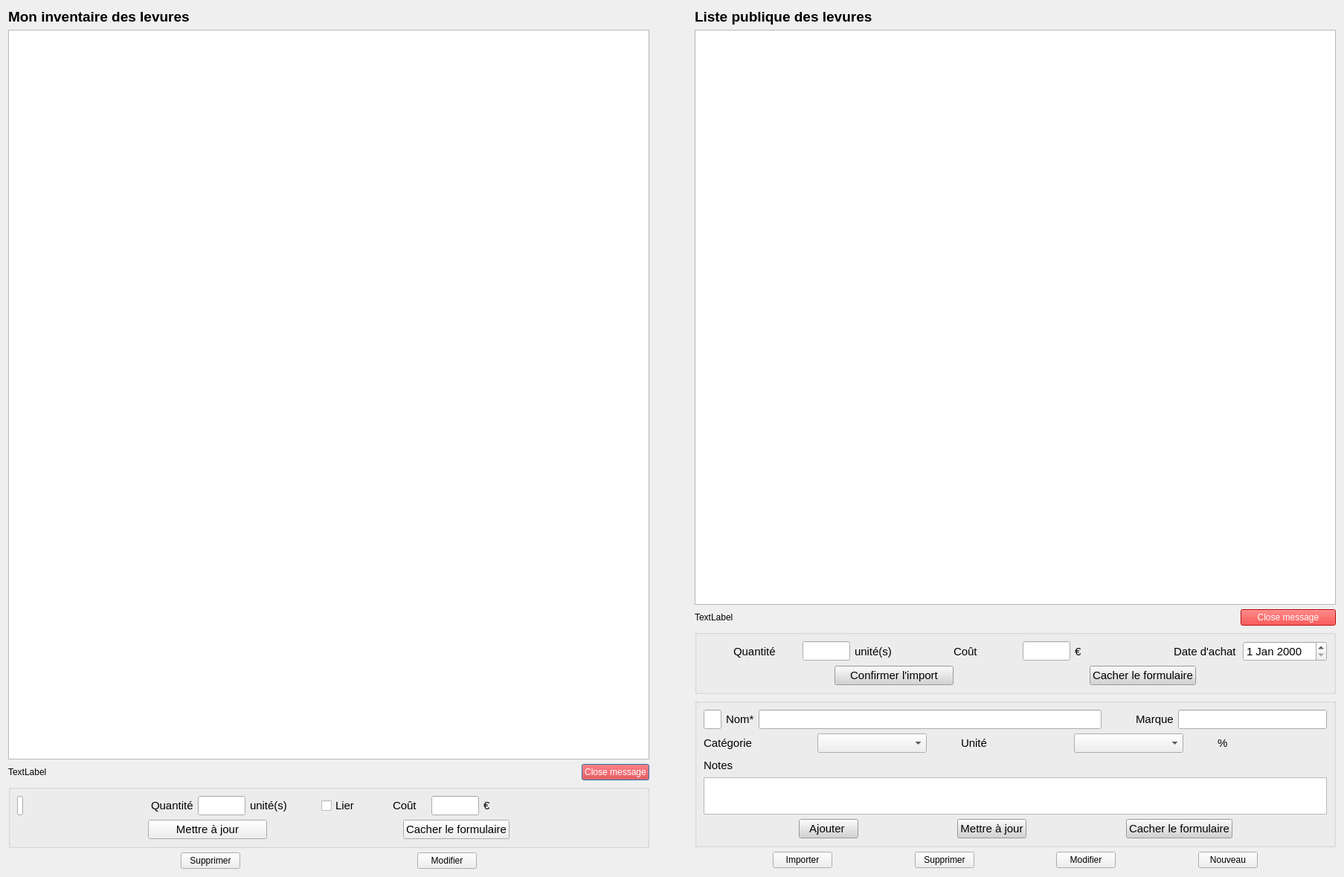
<?xml version="1.0" encoding="UTF-8"?>
<ui version="4.0">
 <class>MiscSelector</class>
 <widget class="QDialog" name="MiscSelector">
  <property name="geometry">
   <rect>
    <x>0</x>
    <y>0</y>
    <width>1807</width>
    <height>1179</height>
   </rect>
  </property>
  <property name="minimumSize">
   <size>
    <width>0</width>
    <height>0</height>
   </size>
  </property>
  <property name="windowTitle">
   <string>Liste publique des fermentbles</string>
  </property>
  <property name="styleSheet">
   <string notr="true">bac</string>
  </property>
  <layout class="QHBoxLayout" name="horizontalLayout_3">
   <item>
    <layout class="QVBoxLayout" name="verticalLayout_6">
     <item>
      <widget class="QLabel" name="labelInventoryTitle">
       <property name="font">
        <font>
         <pointsize>14</pointsize>
         <bold>true</bold>
        </font>
       </property>
       <property name="text">
        <string>Mon inventaire des levures</string>
       </property>
      </widget>
     </item>
     <item>
      <widget class="QListView" name="inventoryList">
       <property name="minimumSize">
        <size>
         <width>500</width>
         <height>0</height>
        </size>
       </property>
       <property name="font">
        <font>
         <family>DejaVu Sans Mono</family>
        </font>
       </property>
      </widget>
     </item>
     <item>
      <layout class="QHBoxLayout" name="messageLayout_2">
       <item>
        <widget class="QLabel" name="labelMessage_2">
         <property name="sizePolicy">
          <sizepolicy hsizetype="Preferred" vsizetype="Preferred">
           <horstretch>3</horstretch>
           <verstretch>0</verstretch>
          </sizepolicy>
         </property>
         <property name="maximumSize">
          <size>
           <width>1000</width>
           <height>16777215</height>
          </size>
         </property>
         <property name="text">
          <string>TextLabel</string>
         </property>
        </widget>
       </item>
       <item>
        <widget class="QPushButton" name="closeMessageButton_2">
         <property name="maximumSize">
          <size>
           <width>128</width>
           <height>16777215</height>
          </size>
         </property>
         <property name="styleSheet">
          <string notr="true">background-color:red; color:white;</string>
         </property>
         <property name="text">
          <string>Close message</string>
         </property>
        </widget>
       </item>
      </layout>
     </item>
     <item>
      <widget class="QGroupBox" name="groupBoxImport_2">
       <property name="font">
        <font>
         <pointsize>11</pointsize>
         <bold>false</bold>
        </font>
       </property>
       <property name="styleSheet">
        <string notr="true"/>
       </property>
       <property name="title">
        <string/>
       </property>
       <layout class="QVBoxLayout" name="verticalLayout_4">
        <item>
         <layout class="QHBoxLayout" name="horizontalLayout_12">
          <item>
           <widget class="QLineEdit" name="idEdit_2">
            <property name="minimumSize">
             <size>
              <width>8</width>
              <height>0</height>
             </size>
            </property>
            <property name="maximumSize">
             <size>
              <width>8</width>
              <height>16777215</height>
             </size>
            </property>
           </widget>
          </item>
          <item>
           <spacer name="horizontalSpacer_20">
            <property name="orientation">
             <enum>Qt::Horizontal</enum>
            </property>
            <property name="sizeHint" stdset="0">
             <size>
              <width>40</width>
              <height>20</height>
             </size>
            </property>
           </spacer>
          </item>
          <item>
           <layout class="QHBoxLayout" name="horizontalLayout_13">
            <item>
             <widget class="QLabel" name="label_quantity_2">
              <property name="text">
               <string>Quantité</string>
              </property>
             </widget>
            </item>
            <item>
             <widget class="QLineEdit" name="quantityEdit_2">
              <property name="maximumSize">
               <size>
                <width>64</width>
                <height>16777215</height>
               </size>
              </property>
             </widget>
            </item>
            <item>
             <widget class="QLabel" name="label_quantity_unit_2">
              <property name="text">
               <string>unité(s)</string>
              </property>
             </widget>
            </item>
           </layout>
          </item>
          <item>
           <spacer name="horizontalSpacer_21">
            <property name="orientation">
             <enum>Qt::Horizontal</enum>
            </property>
            <property name="sizeType">
             <enum>QSizePolicy::Minimum</enum>
            </property>
            <property name="sizeHint" stdset="0">
             <size>
              <width>40</width>
              <height>20</height>
             </size>
            </property>
           </spacer>
          </item>
          <item>
           <widget class="QCheckBox" name="checkBox">
            <property name="minimumSize">
             <size>
              <width>0</width>
              <height>0</height>
             </size>
            </property>
            <property name="text">
             <string>Lier</string>
            </property>
           </widget>
          </item>
          <item>
           <spacer name="horizontalSpacer_26">
            <property name="orientation">
             <enum>Qt::Horizontal</enum>
            </property>
            <property name="sizeType">
             <enum>QSizePolicy::Minimum</enum>
            </property>
            <property name="sizeHint" stdset="0">
             <size>
              <width>40</width>
              <height>20</height>
             </size>
            </property>
           </spacer>
          </item>
          <item>
           <layout class="QHBoxLayout" name="horizontalLayout_14">
            <item>
             <widget class="QLabel" name="label_cost_2">
              <property name="text">
               <string>Coût</string>
              </property>
             </widget>
            </item>
            <item>
             <widget class="QLineEdit" name="costEdit_2">
              <property name="maximumSize">
               <size>
                <width>64</width>
                <height>16777215</height>
               </size>
              </property>
             </widget>
            </item>
            <item>
             <widget class="QLabel" name="label_cost_unit_2">
              <property name="text">
               <string>€</string>
              </property>
             </widget>
            </item>
           </layout>
          </item>
          <item>
           <spacer name="horizontalSpacer_22">
            <property name="orientation">
             <enum>Qt::Horizontal</enum>
            </property>
            <property name="sizeHint" stdset="0">
             <size>
              <width>40</width>
              <height>20</height>
             </size>
            </property>
           </spacer>
          </item>
         </layout>
        </item>
        <item>
         <layout class="QHBoxLayout" name="horizontalLayout_15">
          <item>
           <spacer name="horizontalSpacer_23">
            <property name="orientation">
             <enum>Qt::Horizontal</enum>
            </property>
            <property name="sizeHint" stdset="0">
             <size>
              <width>40</width>
              <height>20</height>
             </size>
            </property>
           </spacer>
          </item>
          <item>
           <widget class="QPushButton" name="updateButton_2">
            <property name="sizePolicy">
             <sizepolicy hsizetype="Minimum" vsizetype="Fixed">
              <horstretch>1</horstretch>
              <verstretch>0</verstretch>
             </sizepolicy>
            </property>
            <property name="maximumSize">
             <size>
              <width>160</width>
              <height>16777215</height>
             </size>
            </property>
            <property name="text">
             <string>Mettre à jour</string>
            </property>
           </widget>
          </item>
          <item>
           <spacer name="horizontalSpacer_24">
            <property name="orientation">
             <enum>Qt::Horizontal</enum>
            </property>
            <property name="sizeHint" stdset="0">
             <size>
              <width>40</width>
              <height>20</height>
             </size>
            </property>
           </spacer>
          </item>
          <item>
           <widget class="QPushButton" name="hideImportButton_2">
            <property name="text">
             <string>Cacher le formulaire</string>
            </property>
           </widget>
          </item>
          <item>
           <spacer name="horizontalSpacer_25">
            <property name="orientation">
             <enum>Qt::Horizontal</enum>
            </property>
            <property name="sizeType">
             <enum>QSizePolicy::Expanding</enum>
            </property>
            <property name="sizeHint" stdset="0">
             <size>
              <width>40</width>
              <height>20</height>
             </size>
            </property>
           </spacer>
          </item>
         </layout>
        </item>
       </layout>
      </widget>
     </item>
     <item>
      <layout class="QHBoxLayout" name="horizontalLayout_7">
       <item>
        <spacer name="horizontalSpacer_7">
         <property name="orientation">
          <enum>Qt::Horizontal</enum>
         </property>
         <property name="sizeHint" stdset="0">
          <size>
           <width>40</width>
           <height>20</height>
          </size>
         </property>
        </spacer>
       </item>
       <item>
        <widget class="QPushButton" name="invDeleteButton">
         <property name="text">
          <string>Supprimer</string>
         </property>
        </widget>
       </item>
       <item>
        <spacer name="horizontalSpacer_6">
         <property name="orientation">
          <enum>Qt::Horizontal</enum>
         </property>
         <property name="sizeHint" stdset="0">
          <size>
           <width>40</width>
           <height>20</height>
          </size>
         </property>
        </spacer>
       </item>
       <item>
        <widget class="QPushButton" name="invEditButton">
         <property name="text">
          <string>Modifier</string>
         </property>
        </widget>
       </item>
       <item>
        <spacer name="horizontalSpacer_8">
         <property name="orientation">
          <enum>Qt::Horizontal</enum>
         </property>
         <property name="sizeHint" stdset="0">
          <size>
           <width>40</width>
           <height>20</height>
          </size>
         </property>
        </spacer>
       </item>
      </layout>
     </item>
    </layout>
   </item>
   <item>
    <spacer name="horizontalSpacer_4">
     <property name="orientation">
      <enum>Qt::Horizontal</enum>
     </property>
     <property name="sizeType">
      <enum>QSizePolicy::Minimum</enum>
     </property>
     <property name="sizeHint" stdset="0">
      <size>
       <width>55</width>
       <height>20</height>
      </size>
     </property>
    </spacer>
   </item>
   <item>
    <layout class="QVBoxLayout" name="verticalLayout_3">
     <item>
      <widget class="QLabel" name="labelPublicTitle">
       <property name="font">
        <font>
         <pointsize>14</pointsize>
         <bold>true</bold>
        </font>
       </property>
       <property name="text">
        <string>Liste publique des levures</string>
       </property>
      </widget>
     </item>
     <item>
      <widget class="QListView" name="publicList">
       <property name="sizePolicy">
        <sizepolicy hsizetype="Expanding" vsizetype="Expanding">
         <horstretch>0</horstretch>
         <verstretch>0</verstretch>
        </sizepolicy>
       </property>
       <property name="minimumSize">
        <size>
         <width>0</width>
         <height>0</height>
        </size>
       </property>
       <property name="font">
        <font>
         <family>DejaVu Sans Mono</family>
        </font>
       </property>
      </widget>
     </item>
     <item>
      <layout class="QHBoxLayout" name="horizontalLayout_11">
       <item>
        <widget class="QLabel" name="labelMessage">
         <property name="text">
          <string>TextLabel</string>
         </property>
        </widget>
       </item>
       <item>
        <widget class="QPushButton" name="closeMessageButton">
         <property name="maximumSize">
          <size>
           <width>128</width>
           <height>16777215</height>
          </size>
         </property>
         <property name="styleSheet">
          <string notr="true">background-color:red; color:white;</string>
         </property>
         <property name="text">
          <string>Close message</string>
         </property>
        </widget>
       </item>
      </layout>
     </item>
     <item>
      <widget class="QGroupBox" name="groupBoxImport">
       <property name="maximumSize">
        <size>
         <width>16777215</width>
         <height>100</height>
        </size>
       </property>
       <property name="font">
        <font>
         <pointsize>11</pointsize>
         <bold>false</bold>
        </font>
       </property>
       <property name="styleSheet">
        <string notr="true"/>
       </property>
       <property name="title">
        <string/>
       </property>
       <layout class="QVBoxLayout" name="verticalLayout_2">
        <item>
         <layout class="QHBoxLayout" name="horizontalLayout_9">
          <item>
           <spacer name="horizontalSpacer_10">
            <property name="orientation">
             <enum>Qt::Horizontal</enum>
            </property>
            <property name="sizeType">
             <enum>QSizePolicy::Minimum</enum>
            </property>
            <property name="sizeHint" stdset="0">
             <size>
              <width>40</width>
              <height>20</height>
             </size>
            </property>
           </spacer>
          </item>
          <item>
           <widget class="QLabel" name="label_quantity">
            <property name="text">
             <string>Quantité</string>
            </property>
           </widget>
          </item>
          <item>
           <widget class="QLineEdit" name="quantityEdit">
            <property name="maximumSize">
             <size>
              <width>64</width>
              <height>16777215</height>
             </size>
            </property>
            <property name="toolTip">
             <string>Maximum 1000 g</string>
            </property>
           </widget>
          </item>
          <item>
           <widget class="QLabel" name="label_quantity_unit">
            <property name="text">
             <string>unité(s)</string>
            </property>
           </widget>
          </item>
          <item>
           <spacer name="horizontalSpacer_9">
            <property name="orientation">
             <enum>Qt::Horizontal</enum>
            </property>
            <property name="sizeType">
             <enum>QSizePolicy::Minimum</enum>
            </property>
            <property name="sizeHint" stdset="0">
             <size>
              <width>40</width>
              <height>20</height>
             </size>
            </property>
           </spacer>
          </item>
          <item>
           <widget class="QLabel" name="label_cost">
            <property name="text">
             <string>Coût</string>
            </property>
           </widget>
          </item>
          <item>
           <widget class="QLineEdit" name="costEdit">
            <property name="maximumSize">
             <size>
              <width>64</width>
              <height>16777215</height>
             </size>
            </property>
            <property name="toolTip">
             <string>Maximum 100 € </string>
            </property>
           </widget>
          </item>
          <item>
           <widget class="QLabel" name="label_cost_unit">
            <property name="text">
             <string>€</string>
            </property>
           </widget>
          </item>
          <item>
           <spacer name="horizontalSpacer_11">
            <property name="orientation">
             <enum>Qt::Horizontal</enum>
            </property>
            <property name="sizeType">
             <enum>QSizePolicy::Minimum</enum>
            </property>
            <property name="sizeHint" stdset="0">
             <size>
              <width>40</width>
              <height>20</height>
             </size>
            </property>
           </spacer>
          </item>
          <item>
           <widget class="QLabel" name="purchaseDateLabel">
            <property name="text">
             <string>Date d'achat</string>
            </property>
           </widget>
          </item>
          <item>
           <widget class="QDateEdit" name="importDateEdit">
            <property name="maximumSize">
             <size>
              <width>16777207</width>
              <height>16777215</height>
             </size>
            </property>
           </widget>
          </item>
         </layout>
        </item>
        <item>
         <layout class="QHBoxLayout" name="horizontalLayout_10">
          <item>
           <spacer name="horizontalSpacer_19">
            <property name="orientation">
             <enum>Qt::Horizontal</enum>
            </property>
            <property name="sizeHint" stdset="0">
             <size>
              <width>40</width>
              <height>20</height>
             </size>
            </property>
           </spacer>
          </item>
          <item>
           <widget class="QPushButton" name="confirmImportButton">
            <property name="sizePolicy">
             <sizepolicy hsizetype="Minimum" vsizetype="Fixed">
              <horstretch>1</horstretch>
              <verstretch>0</verstretch>
             </sizepolicy>
            </property>
            <property name="maximumSize">
             <size>
              <width>160</width>
              <height>16777215</height>
             </size>
            </property>
            <property name="styleSheet">
             <string notr="true">background-color:lightgray</string>
            </property>
            <property name="text">
             <string>Confirmer l'import</string>
            </property>
           </widget>
          </item>
          <item>
           <spacer name="horizontalSpacer_12">
            <property name="orientation">
             <enum>Qt::Horizontal</enum>
            </property>
            <property name="sizeHint" stdset="0">
             <size>
              <width>40</width>
              <height>20</height>
             </size>
            </property>
           </spacer>
          </item>
          <item>
           <widget class="QPushButton" name="hideImportButton">
            <property name="styleSheet">
             <string notr="true">background-color:lightgray</string>
            </property>
            <property name="text">
             <string>Cacher le formulaire</string>
            </property>
           </widget>
          </item>
          <item>
           <spacer name="horizontalSpacer_13">
            <property name="orientation">
             <enum>Qt::Horizontal</enum>
            </property>
            <property name="sizeType">
             <enum>QSizePolicy::Expanding</enum>
            </property>
            <property name="sizeHint" stdset="0">
             <size>
              <width>40</width>
              <height>20</height>
             </size>
            </property>
           </spacer>
          </item>
         </layout>
        </item>
       </layout>
      </widget>
     </item>
     <item>
      <widget class="QGroupBox" name="groupBoxNew">
       <property name="sizePolicy">
        <sizepolicy hsizetype="Preferred" vsizetype="Minimum">
         <horstretch>0</horstretch>
         <verstretch>0</verstretch>
        </sizepolicy>
       </property>
       <property name="maximumSize">
        <size>
         <width>16777215</width>
         <height>200</height>
        </size>
       </property>
       <property name="font">
        <font>
         <pointsize>11</pointsize>
         <bold>false</bold>
        </font>
       </property>
       <property name="styleSheet">
        <string notr="true"/>
       </property>
       <property name="title">
        <string/>
       </property>
       <layout class="QVBoxLayout" name="verticalLayout">
        <item>
         <layout class="QHBoxLayout" name="horizontalLayout_6">
          <item>
           <widget class="QLineEdit" name="idEdit">
            <property name="maximumSize">
             <size>
              <width>24</width>
              <height>16777215</height>
             </size>
            </property>
           </widget>
          </item>
          <item>
           <widget class="QLabel" name="nameLabel">
            <property name="text">
             <string>Nom*</string>
            </property>
           </widget>
          </item>
          <item>
           <widget class="QLineEdit" name="nameEdit">
            <property name="sizePolicy">
             <sizepolicy hsizetype="Expanding" vsizetype="Fixed">
              <horstretch>0</horstretch>
              <verstretch>0</verstretch>
             </sizepolicy>
            </property>
           </widget>
          </item>
          <item>
           <spacer name="horizontalSpacer_29">
            <property name="orientation">
             <enum>Qt::Horizontal</enum>
            </property>
            <property name="sizeType">
             <enum>QSizePolicy::Minimum</enum>
            </property>
            <property name="sizeHint" stdset="0">
             <size>
              <width>40</width>
              <height>20</height>
             </size>
            </property>
           </spacer>
          </item>
          <item>
           <widget class="QLabel" name="brandLabel">
            <property name="text">
             <string>Marque</string>
            </property>
           </widget>
          </item>
          <item>
           <widget class="QLineEdit" name="brandEdit">
            <property name="maximumSize">
             <size>
              <width>200</width>
              <height>16777215</height>
             </size>
            </property>
           </widget>
          </item>
         </layout>
        </item>
        <item>
         <layout class="QHBoxLayout" name="horizontalLayout_5">
          <item>
           <widget class="QLabel" name="categoryLabel">
            <property name="text">
             <string>Catégorie</string>
            </property>
           </widget>
          </item>
          <item>
           <widget class="QComboBox" name="categoryCombo">
            <property name="toolTip">
             <string>obligatoire, ne peut être vide</string>
            </property>
           </widget>
          </item>
          <item>
           <spacer name="horizontalSpacer_27">
            <property name="orientation">
             <enum>Qt::Horizontal</enum>
            </property>
            <property name="sizeType">
             <enum>QSizePolicy::Minimum</enum>
            </property>
            <property name="sizeHint" stdset="0">
             <size>
              <width>40</width>
              <height>20</height>
             </size>
            </property>
           </spacer>
          </item>
          <item>
           <widget class="QLabel" name="unitLabel">
            <property name="text">
             <string>Unité</string>
            </property>
           </widget>
          </item>
          <item>
           <widget class="QComboBox" name="unitCombo"/>
          </item>
          <item>
           <spacer name="horizontalSpacer_30">
            <property name="orientation">
             <enum>Qt::Horizontal</enum>
            </property>
            <property name="sizeType">
             <enum>QSizePolicy::Minimum</enum>
            </property>
            <property name="sizeHint" stdset="0">
             <size>
              <width>40</width>
              <height>20</height>
             </size>
            </property>
           </spacer>
          </item>
          <item>
           <widget class="QLabel" name="abvUnitLabel">
            <property name="text">
             <string>%</string>
            </property>
           </widget>
          </item>
         </layout>
        </item>
        <item>
         <widget class="QLabel" name="label_notes">
          <property name="text">
           <string>Notes</string>
          </property>
         </widget>
        </item>
        <item>
         <widget class="QTextEdit" name="notesEdit">
          <property name="maximumSize">
           <size>
            <width>16777215</width>
            <height>50</height>
           </size>
          </property>
          <property name="toolTip">
           <string>facultatif</string>
          </property>
         </widget>
        </item>
        <item>
         <layout class="QHBoxLayout" name="horizontalLayout_2">
          <item>
           <spacer name="horizontalSpacer_14">
            <property name="orientation">
             <enum>Qt::Horizontal</enum>
            </property>
            <property name="sizeHint" stdset="0">
             <size>
              <width>40</width>
              <height>20</height>
             </size>
            </property>
           </spacer>
          </item>
          <item>
           <widget class="QPushButton" name="addButton">
            <property name="styleSheet">
             <string notr="true">background-color:lightgray</string>
            </property>
            <property name="text">
             <string>Ajouter </string>
            </property>
           </widget>
          </item>
          <item>
           <spacer name="horizontalSpacer_15">
            <property name="orientation">
             <enum>Qt::Horizontal</enum>
            </property>
            <property name="sizeHint" stdset="0">
             <size>
              <width>40</width>
              <height>20</height>
             </size>
            </property>
           </spacer>
          </item>
          <item>
           <widget class="QPushButton" name="updateButton">
            <property name="styleSheet">
             <string notr="true">background-color:lightgray</string>
            </property>
            <property name="text">
             <string>Mettre à jour</string>
            </property>
           </widget>
          </item>
          <item>
           <spacer name="horizontalSpacer_18">
            <property name="orientation">
             <enum>Qt::Horizontal</enum>
            </property>
            <property name="sizeHint" stdset="0">
             <size>
              <width>40</width>
              <height>20</height>
             </size>
            </property>
           </spacer>
          </item>
          <item>
           <widget class="QPushButton" name="hideNewButton">
            <property name="styleSheet">
             <string notr="true">background-color:lightgray</string>
            </property>
            <property name="text">
             <string>Cacher le formulaire</string>
            </property>
           </widget>
          </item>
          <item>
           <spacer name="horizontalSpacer_16">
            <property name="orientation">
             <enum>Qt::Horizontal</enum>
            </property>
            <property name="sizeHint" stdset="0">
             <size>
              <width>40</width>
              <height>20</height>
             </size>
            </property>
           </spacer>
          </item>
         </layout>
        </item>
       </layout>
      </widget>
     </item>
     <item>
      <layout class="QHBoxLayout" name="horizontalLayout">
       <item>
        <spacer name="horizontalSpacer_5">
         <property name="orientation">
          <enum>Qt::Horizontal</enum>
         </property>
         <property name="sizeHint" stdset="0">
          <size>
           <width>40</width>
           <height>20</height>
          </size>
         </property>
        </spacer>
       </item>
       <item>
        <widget class="QPushButton" name="importButton">
         <property name="text">
          <string>Importer</string>
         </property>
        </widget>
       </item>
       <item>
        <spacer name="horizontalSpacer_2">
         <property name="orientation">
          <enum>Qt::Horizontal</enum>
         </property>
         <property name="sizeHint" stdset="0">
          <size>
           <width>98</width>
           <height>23</height>
          </size>
         </property>
        </spacer>
       </item>
       <item>
        <widget class="QPushButton" name="deleteButton">
         <property name="text">
          <string>Supprimer</string>
         </property>
        </widget>
       </item>
       <item>
        <spacer name="horizontalSpacer_17">
         <property name="orientation">
          <enum>Qt::Horizontal</enum>
         </property>
         <property name="sizeHint" stdset="0">
          <size>
           <width>40</width>
           <height>20</height>
          </size>
         </property>
        </spacer>
       </item>
       <item>
        <widget class="QPushButton" name="editButton">
         <property name="text">
          <string>Modifier</string>
         </property>
        </widget>
       </item>
       <item>
        <spacer name="horizontalSpacer">
         <property name="orientation">
          <enum>Qt::Horizontal</enum>
         </property>
         <property name="sizeHint" stdset="0">
          <size>
           <width>40</width>
           <height>20</height>
          </size>
         </property>
        </spacer>
       </item>
       <item>
        <widget class="QPushButton" name="newButton">
         <property name="text">
          <string>Nouveau</string>
         </property>
        </widget>
       </item>
       <item>
        <spacer name="horizontalSpacer_3">
         <property name="orientation">
          <enum>Qt::Horizontal</enum>
         </property>
         <property name="sizeHint" stdset="0">
          <size>
           <width>40</width>
           <height>20</height>
          </size>
         </property>
        </spacer>
       </item>
      </layout>
     </item>
    </layout>
   </item>
  </layout>
 </widget>
 <resources/>
 <connections/>
</ui>
